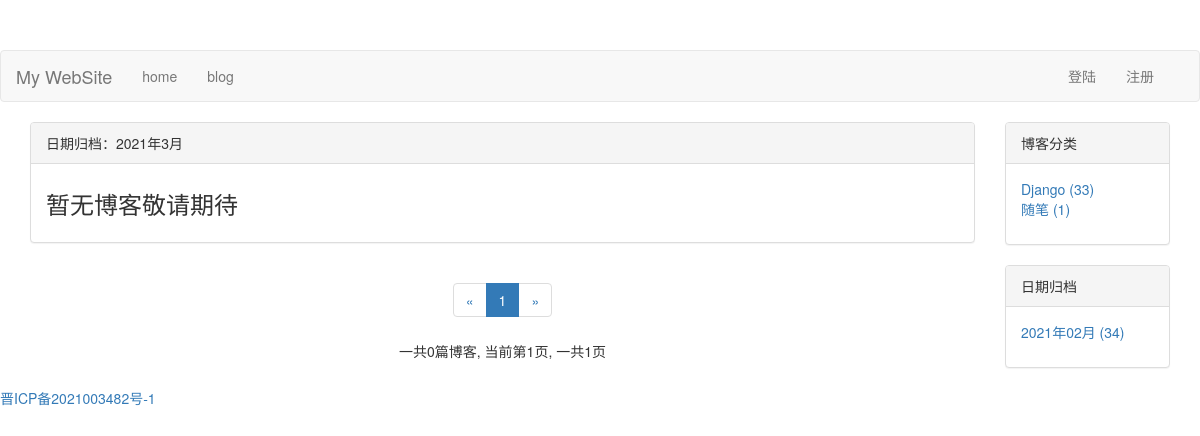
The page /blog/date/2021/3 on the database as committed earlier.
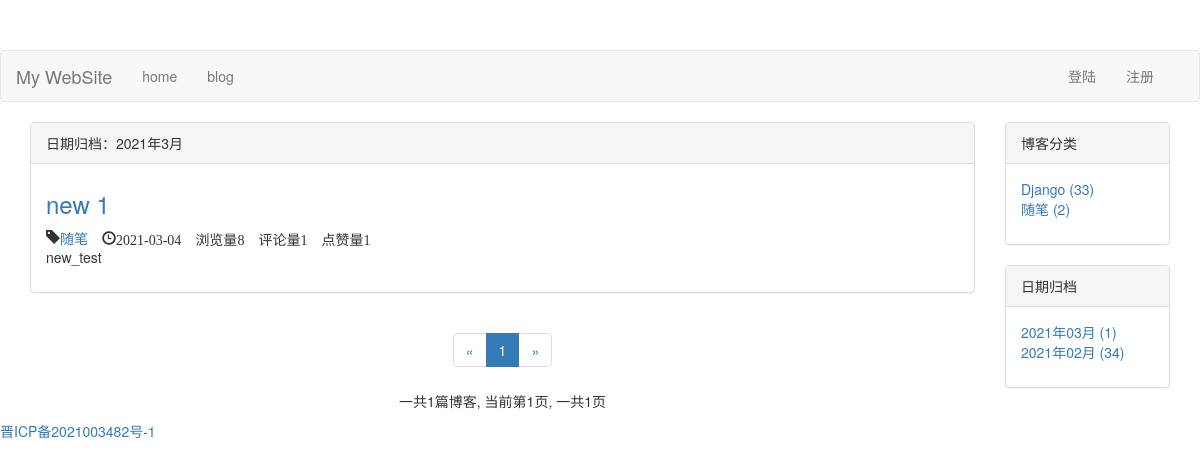
The same page on the database as committed later.
### blog/models.py (models this page shows, shortened)
class BlogType(models.Model):
    type_name = models.CharField(max_length=15)
    def __str__(self):
        return self.type_name

class Blog(models.Model,ReadNumExpandMethod):
    title = models.CharField(max_length=50)
    blog_type = models.ForeignKey(BlogType,on_delete=models.CASCADE)
    content = RichTextUploadingField()
    author = models.ForeignKey(User, on_delete=models.CASCADE)
    read_details = GenericRelation(ReadDetail)
    readed_num = models.IntegerField(default = 0)
    created_time = models.DateTimeField(auto_now_add=True)
    last_updated_time = models.DateTimeField(auto_now=True)
    class Meta:
        ordering = ['-created_time']

### read_statistics/models.py (models this page shows)
class ReadNum(models.Model):
    read_num = models.IntegerField(default = 0)
    content_type = models.ForeignKey(ContentType, on_delete = models.CASCADE)
    object_id = models.PositiveIntegerField()
    content_object = GenericForeignKey('content_type', 'object_id')

### likes/models.py (models this page shows)
class LikeCount(models.Model):
    content_type = models.ForeignKey(ContentType, on_delete = models.CASCADE)
    object_id = models.PositiveIntegerField()
    content_object = GenericForeignKey('content_type', 'object_id')
    liked_num = models.IntegerField(default = 0)

### blog/views.py (the view)
# urls.py: path('date/<int:year>/<int:month>',views.blogs_with_date, name = "blogs_with_date"),
def blogs_with_date(request, year, month):
    blogs_all = Blog.objects.filter(created_time__year = year,created_time__month = month)
    context = get_blog_list_common_data(request,blogs_all)
    context['blogs_with_date'] = '%s年%s月' % (year,month)
    return render(request, 'blog/blogs_with_date.html', context)

### comment/templatetags/comment_tags.py (called while the page is built)
@register.simple_tag
def get_comment_count(obj):
    content_type = ContentType.objects.get_for_model(obj)
    return  Comment.objects.filter(content_type = content_type, object_id = obj.pk).count()

### likes/templatetags/likes_tags.py (called while the page is built)
@register.simple_tag
def get_likes_count(obj):
    content_type = ContentType.objects.get_for_model(obj)
    like_count, created =LikeCount.objects.get_or_create(content_type = content_type, object_id = obj.pk)
    return like_count.liked_num

### read_statistics/models.py (called while the page is built)
    def get_read_num(self):
        try:
            ct = ContentType.objects.get_for_model(self)
            readnum = ReadNum.objects.get(content_type = ct, object_id = self.id)
            return readnum.read_num
        except exceptions.ObjectDoesNotExist:
            return 0

### user/context_processors.py (called while the page is built)
def login_modal_form(request):
    return {'login_modal_form' : LoginForm()}

### blog/templates/blog/blogs_with_date.html (shortened to what this page needs)
{% extends "blog/blog_list.html" %}
{% block blog_list_title %}
    日期归档：{{ blogs_with_date }}
{% endblock blog_list_title %}

### blog/templates/blog/blog_list.html (shortened to what the changed rows need)
{% extends "base.html" %}
{% load static %}
{% load likes_tags %}
{% load comment_tags %}
{% block header_extends %}
    <link rel="stylesheet" href="{% static 'blog/blog.css' %}">
{% endblock header_extends %}
{% block content %}
    <div class="container">
        <div class="row">
            <div class="col-xs-12 col-sm-8 col-md-8 col-lg-10">
                <div class="panel panel-default">
                    <div class="panel-body">
                        {% for blog in page_of_blogs %}
                            <div class="blog">
                                <h3>
                                    <a href="{% url 'blog_detail' blog.pk %}">{{ blog.title }}</a>
                                </h3>
                                <p class="blog-info">
                                    <span class="glyphicon glyphicon-tag"><a href="{% url 'blogs_with_type' blog.blog_type.pk %}">{{ blog.blog_type }}</a>
                                    <span class="glyphicon glyphicon-time">{{ blog.created_time|date:"Y-m-d" }}
                                    浏览量{{ blog.get_read_num }}
                                    评论量{% get_comment_count blog %}
                                    点赞量{% get_likes_count blog %}
                                    </p>
                                    <p>{{ blog.content|striptags|truncatechars:120 }}</p>
                            </div>
                        {% empty %}
                            <div class="blog">
                                <h3>暂无博客敬请期待</h3>
                            </div>
                        {% endfor %}
                    </div>
                </div>
                <div class="Paginator">
                    <ul class="pagination">
                        <li>
                        </li>
                        {% for page_num in page_range %}
                            {% if page_num == page_of_blogs.number %}
                            <li class="active"><span>{{ page_num }}</span></li>
                            {% else %}
                                {% if page_num == '...' %}
                                <li><span>{{ page_num }}</span></li>
                                {% else %}
                                <li><a href="?page={{page_num}}">{{ page_num }}</a></li>
                                {% endif %}
                            {% endif %}
                        {% endfor %}
                        <li>
                        </li>
                    </ul>
                    <p>
                        一共{{ count }}篇博客,
                        当前第{{ page_of_blogs.number }}页,
                        一共{{ page_of_blogs.paginator.num_pages }}页
                    </p>
                </div>
            </div>
            <div class="hidden-xs col-sm-4 col-md-4 col-lg-2">
                <div class="panel panel-default">
                    <div class="panel-body">
                        <ul class="blog-type">
                            {% for blog_type in blog_types %}
                                <li>
                                    <a href="{% url 'blogs_with_type' blog_type.pk %}">
                                        {{ blog_type }} ({{ blog_type.blog_count }})
                                    </a>
                                </li>
                            {% empty %}
                                <li>
                                    暂无分类
                                </li>
                            {% endfor %}
                        </ul>
                    </div>
                </div>
                <div class="panel panel-default">
                    <div class="panel-body">
                        <ul>
                            {% for blog_date,blog_count in blog_dates.items %}
                                <li>
                                    <a href="{% url 'blogs_with_date' blog_date.year blog_date.month %}">
                                        {{ blog_date|date:"Y年m月" }} ({{ blog_count }})
                                    </a>
                                </li>
                            {% endfor %}
                        </ul>
                    </div>
                </div>
            </div>
        </div>
    </div>
{% endblock content %}}

Rows that differ between the two databases and show on the page:
added Blog: title "new 1", blog_type "随笔", created_time "2021-03-04", get_read_num "8", id "1", id.liked_num "1", content "new_test"
computed for BlogType "随笔": blog_count "1" → "2"
Other text that changed with them:
{{ count }}: "0" → "1"
new list line: "2021年03月 ( 1 )"
text no longer shown: "暂无博客敬请期待"
